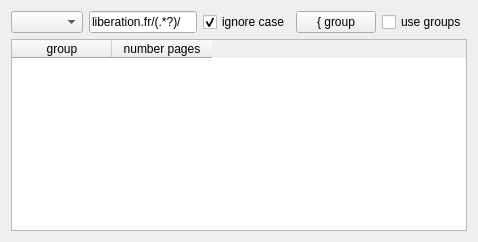
        <widget class="QWidget" name="groupsTab">
         <attribute name="title">
          <string>{ Groups</string>
         </attribute>
         <attribute name="toolTip">
          <string>grouping pages</string>
         </attribute>
         <layout class="QGridLayout" name="gridLayout_9">
          <item row="0" column="0">
           <widget class="QComboBox" name="groupComboBox"/>
          </item>
          <item row="0" column="1">
           <widget class="QLineEdit" name="groupLineEdit">
            <property name="toolTip">
             <string>regular expression for grouping</string>
            </property>
            <property name="text">
             <string notr="true">liberation.fr/(.*?)/</string>
            </property>
           </widget>
          </item>
          <item row="0" column="2">
           <widget class="QCheckBox" name="ignoreCaseCheckBox">
            <property name="text">
             <string>ignore case</string>
            </property>
            <property name="checked">
             <bool>true</bool>
            </property>
           </widget>
          </item>
          <item row="0" column="3">
           <widget class="QPushButton" name="groupPushButton">
            <property name="text">
             <string>{ group</string>
            </property>
           </widget>
          </item>
          <item row="0" column="4">
           <widget class="QCheckBox" name="useGroupsCheckBox">
            <property name="text">
             <string>use groups</string>
            </property>
           </widget>
          </item>
          <item row="1" column="0" colspan="5">
           <widget class="QTableWidget" name="groupTableWidget">
            <property name="sortingEnabled">
             <bool>true</bool>
            </property>
            <attribute name="horizontalHeaderShowSortIndicator" stdset="0">
             <bool>true</bool>
            </attribute>
            <column>
             <property name="text">
              <string>group</string>
             </property>
            </column>
            <column>
             <property name="text">
              <string>number pages</string>
             </property>
            </column>
           </widget>
          </item>
         </layout>
        </widget>
